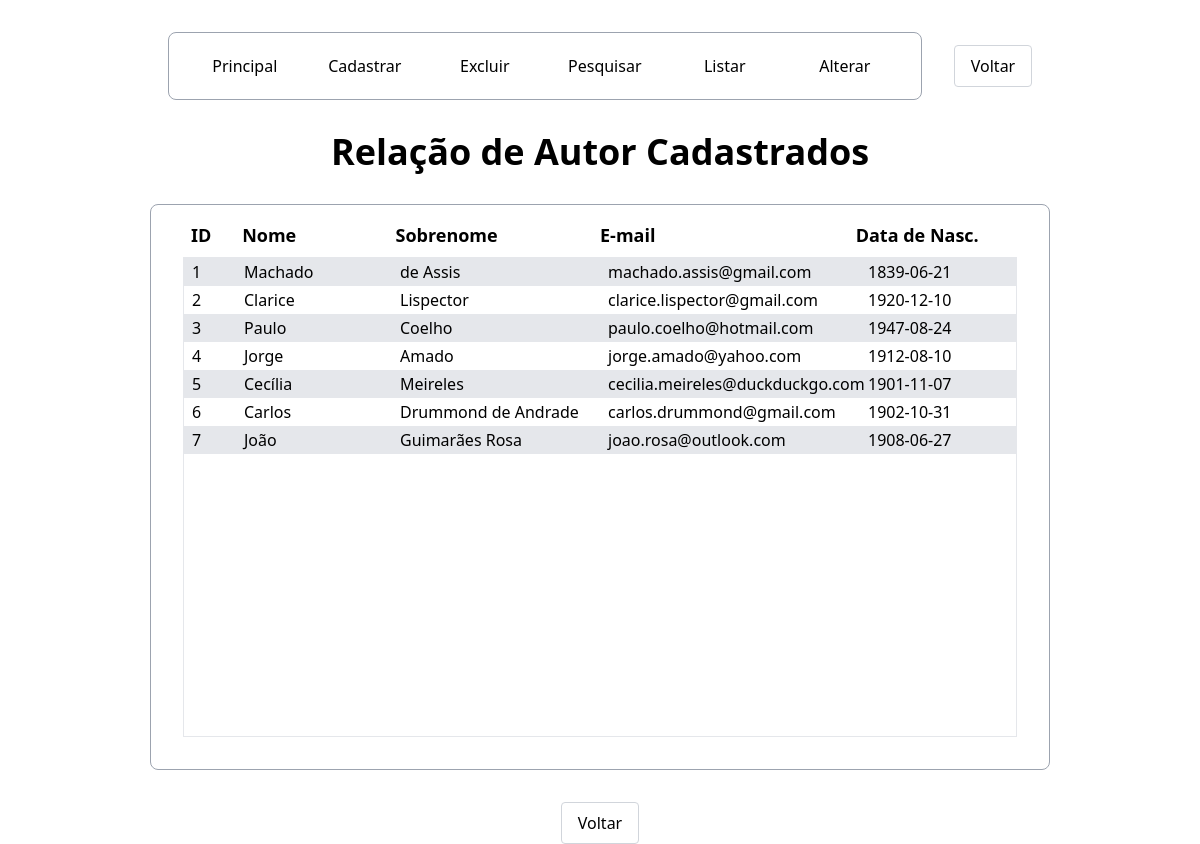
/autoria/autor/operacao/listar.php, run on the app's committed database.
### tables this page shows
CREATE TABLE `autor` (
  `cod_autor` int(10) UNSIGNED NOT NULL,
  `nome_autor` varchar(50) NOT NULL,
  `sobrenome` varchar(50) NOT NULL,
  `email` varchar(320) NOT NULL,
  `nasc` date NOT NULL
);

### autoria/autor/Autor.php (called while the page is built, shortened)
<?php
class Autor
{
    function listar()
    {
        try
        {
            $this->conn = new Conectar();
            $sql = $this->conn->prepare("select * from autor order by cod_autor");
            $sql->execute();
            return $sql->fetchAll();
        }
        catch (PDOException $exc)
        {
            echo "Erro ao executar a consulta. " . $exc->getMessage();
        }
    }
}
?>

### autoria/autor/operacao/listar.php (the view, shortened to what this page needs)
<!DOCTYPE html>
<html lang="pt-br">
<head>
    <link rel="stylesheet" href="../../../assets/css/output.css">
</head>
<body class="max-h-screen">
    <?php
    include_once '../Autor.php';
    $autor = new Autor();
    $listar_autor = $autor->listar();
    ?>
    <?php include("../../../componentes/BarraMenuInterna.php") ?>
    <div class="flex flex-col gap-8 w-fit mx-auto mt-8 h-[50%]">
    <h1 class="regular-title">
            Relação de Autor Cadastrados
        </h1>
        <div
            role="table"
            class="
            flex flex-col
            text-left
            w-[900px]
            mx-auto p-8 pt-4
            border border-gray-400 rounded-lg
            ">
            <div role="row" class="grid grid-cols-[repeat(16,minmax(0,1fr))] text-lg font-semibold mr-4 *:px-2 *:pb-2">
                <div role="cell" class="col-span-1">
                    ID
                </div>
                <div role="cell" class="col-span-3">
                    Nome
                </div>
                <div role="cell" class="col-span-4">
                    Sobrenome
                </div>
                <div role="cell" class="col-span-5">
                    E-mail
                </div>
                <div role="cell" class="col-span-3">
                    Data de Nasc.
                </div>
            </div>
            <div role="rowgroup" class="
                border overflow-y-scroll h-[480px]
                [&>*:nth-child(odd)]:bg-gray-200 *:*:px-2
                ">
                <?php foreach ($listar_autor as $registro) { ?>
                <div role="row" class="
                    grid grid-cols-[repeat(16,minmax(0,1fr))] py-0.5
                    ">
                    <div role="cell" class="col-span-1">
                        <?php echo $registro[0]; ?>
                    </div>
                    <div role="cell" class="col-span-3">
                        <?php echo $registro[1]; ?>
                    </div>
                    <div role="cell" class="col-span-4">
                        <?php echo $registro[2]; ?>
                    </div>
                    <div role="cell" class="col-span-5">
                        <?php echo $registro[3]; ?>
                    </div>
                    <div role="cell" class="col-span-3">
                        <?php echo $registro[4]; ?>
                    </div>
                </div>
                <?php } ?>
            </div>
        </div>
        <?php include("../../../componentes/BotaoVoltar.php") ?>
    </div>
</body>
</html>

### componentes/BarraMenuInterna.php
<div class="flex items-center gap-8 w-fit mx-auto mt-8">
    <nav>
    <ul class="flex gap-2 px-5 py-3 border border-gray-400 rounded-lg *:w-28 *:h-fit *:transform-button">
        <li>
            <a href="#">
                Principal
            </a>
        </li>
        <li>
            <a href="cadastrar.php">
                Cadastrar
            </a>
        </li>
        <li>
            <a href="excluir.php">
                Excluir
            </a>
        </li>
        <li>
            <a href="pesquisar.php">
                Pesquisar
            </a>
        </li>
        <li>
            <a href="listar.php">
                Listar
            </a>
        </li>
        <li>
            <a href="alterar.php">
                Alterar
            </a>
        </li>
    </ul>
    </nav>
    <div class="h-fit">
        <?php include("../../../componentes/BotaoVoltar.php") ?>
    </div>
</div>

### componentes/BotaoVoltar.php
<a
    href=".."
    class="
        block w-fit mx-auto px-4 py-2
        rounded border border-gray-300
        transition-all
        hover:shadow-md hover:-translate-y-0.5">
    Voltar
</a>

### data on the page
autor: cod_autor "1", nome_autor "Machado", sobrenome "de Assis", email "machado.assis@gmail.com", nasc "1839-06-21"
autor: cod_autor "2", nome_autor "Clarice", sobrenome "Lispector", email "clarice.lispector@gmail.com", nasc "1920-12-10"
autor: cod_autor "3", nome_autor "Paulo", sobrenome "Coelho", email "paulo.coelho@hotmail.com", nasc "1947-08-24"
autor: cod_autor "4", nome_autor "Jorge", sobrenome "Amado", email "jorge.amado@yahoo.com", nasc "1912-08-10"
autor: cod_autor "5", nome_autor "Cecília", sobrenome "Meireles", email "cecilia.meireles@duckduckgo.com", nasc "1901-11-07"
autor: cod_autor "6", nome_autor "Carlos", sobrenome "Drummond de Andrade", email "carlos.drummond@gmail.com", nasc "1902-10-31"
autor: cod_autor "7", nome_autor "João", sobrenome "Guimarães Rosa", email "joao.rosa@outlook.com", nasc "1908-06-27"
